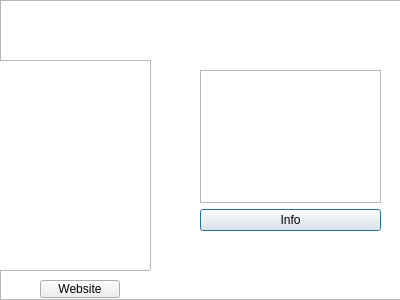
<?xml version="1.0" encoding="UTF-8"?>
<ui version="4.0">
 <class>Azhar</class>
 <widget class="QDialog" name="Azhar">
  <property name="geometry">
   <rect>
    <x>0</x>
    <y>0</y>
    <width>400</width>
    <height>300</height>
   </rect>
  </property>
  <property name="windowTitle">
   <string>Dialog</string>
  </property>
  <widget class="QGraphicsView" name="graphicsViewBg">
   <property name="geometry">
    <rect>
     <x>0</x>
     <y>0</y>
     <width>500</width>
     <height>300</height>
    </rect>
   </property>
   <property name="styleSheet">
    <string notr="true">background-image: url(:/pics/facultyBg.png);</string>
   </property>
  </widget>
  <widget class="QGraphicsView" name="graphicsView">
   <property name="geometry">
    <rect>
     <x>-110</x>
     <y>60</y>
     <width>261</width>
     <height>211</height>
    </rect>
   </property>
   <property name="styleSheet">
    <string notr="true">background-image: url(:/pics/DrAzharPic.png);</string>
   </property>
  </widget>
  <widget class="QWidget" name="layoutWidget">
   <property name="geometry">
    <rect>
     <x>200</x>
     <y>70</y>
     <width>181</width>
     <height>161</height>
    </rect>
   </property>
   <layout class="QVBoxLayout" name="verticalLayout">
    <item>
     <widget class="QPlainTextEdit" name="plainTextEdit"/>
    </item>
    <item>
     <widget class="QPushButton" name="pushButton">
      <property name="text">
       <string>Info</string>
      </property>
     </widget>
    </item>
   </layout>
  </widget>
  <widget class="QPushButton" name="pushButton_2">
   <property name="geometry">
    <rect>
     <x>40</x>
     <y>280</y>
     <width>80</width>
     <height>18</height>
    </rect>
   </property>
   <property name="text">
    <string>Website</string>
   </property>
  </widget>
 </widget>
 <resources/>
 <connections/>
</ui>
